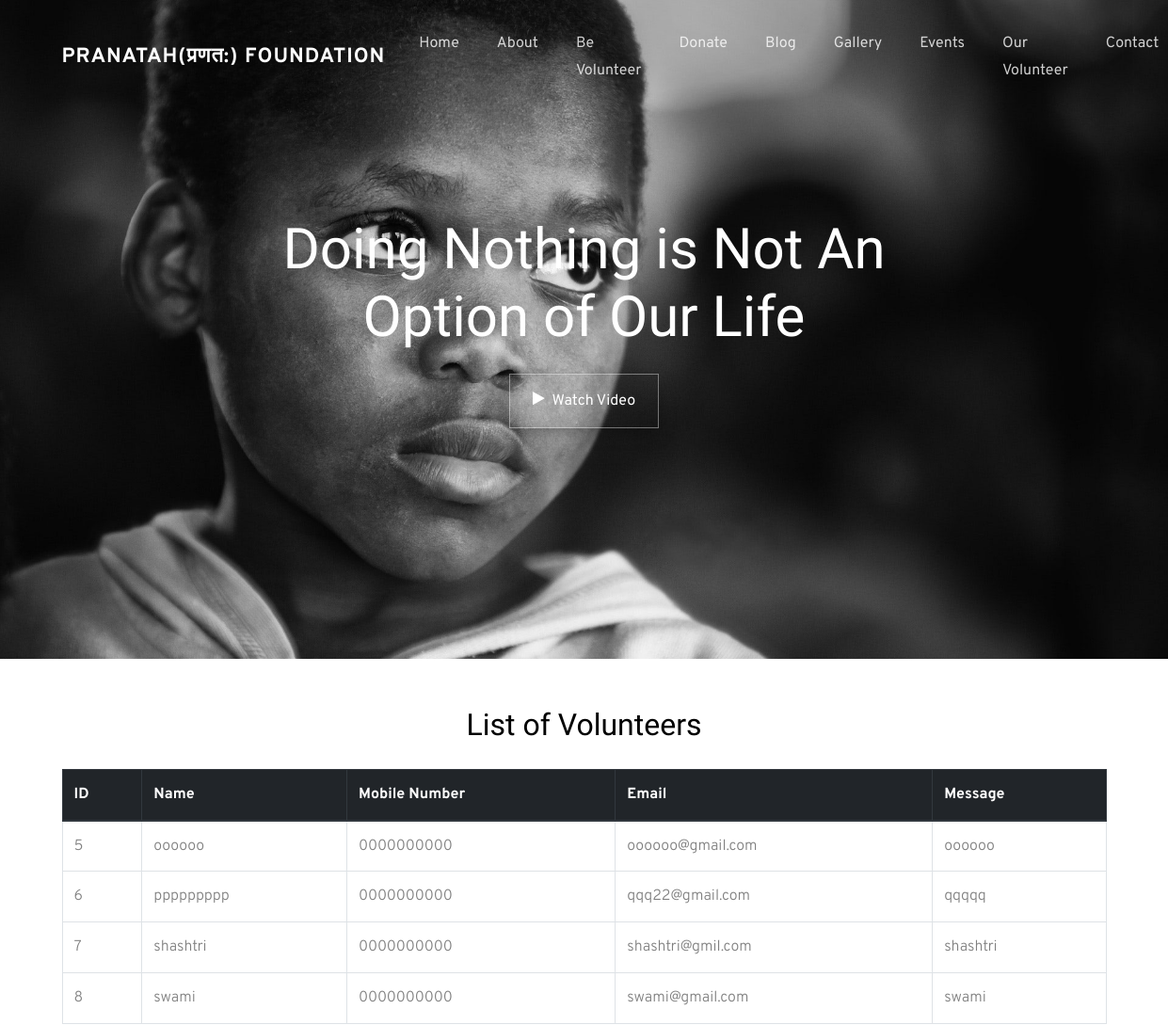
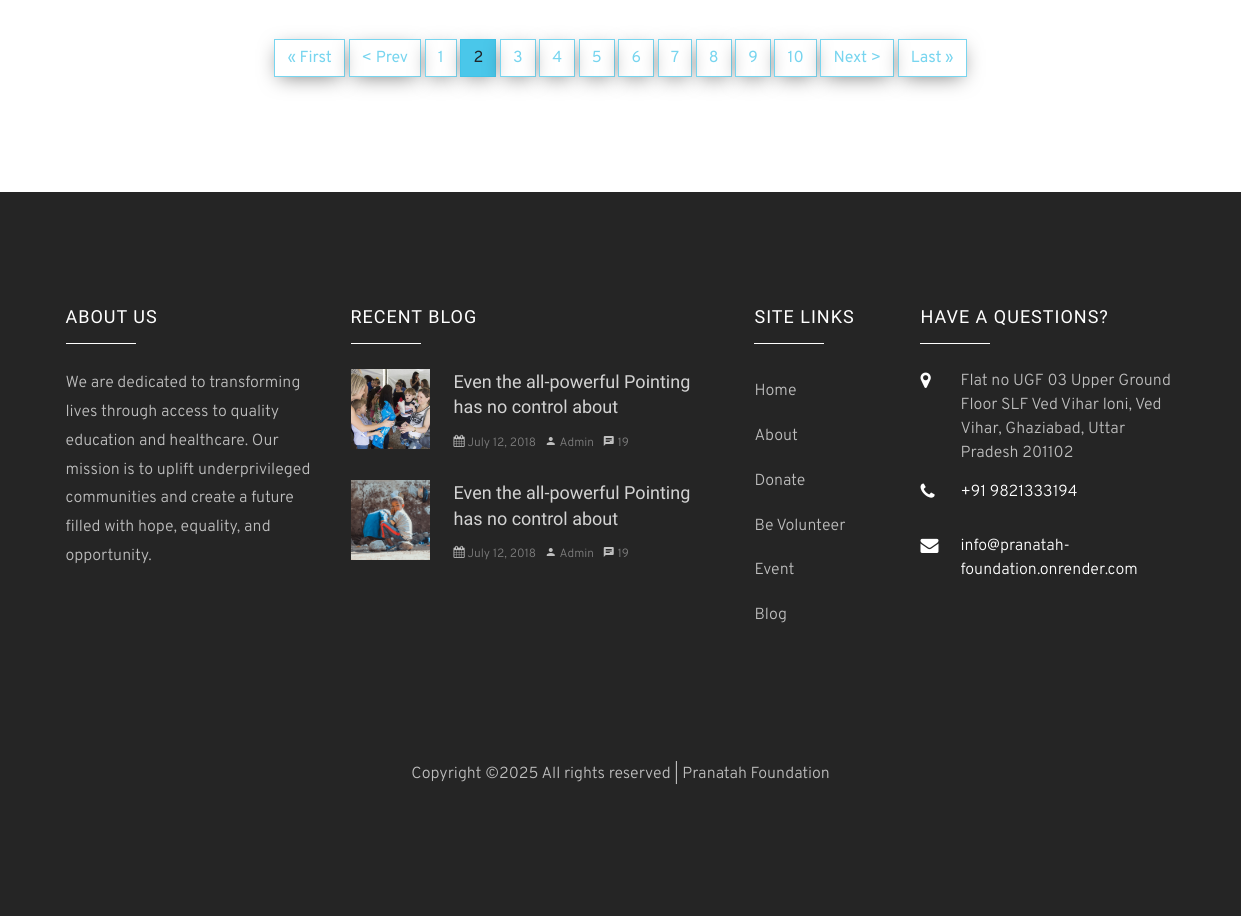
The app's page /volunteers/?page=2 with its own data (2 pictures, top to bottom).
### main/models.py (models this page shows, shortened)
class Volunteer(models.Model):
    name = models.CharField(max_length=255)
    mobile_number = models.CharField(max_length=10)  # Mobile number (mandatory)
    email = models.EmailField(blank=True, null=True)  # Make email optional
    message = models.TextField()

### main/views.py (the view)
# urls.py: path("volunteers/", volunteer_list, name="volunteer_list"),
def volunteer_list(request):
    volunteers = Volunteer.objects.all()  # Get all volunteers
    paginator = Paginator(volunteers, 4)  # Show 5 volunteers per page
    page_number = request.GET.get('page')  # Get page number from URL
    page_obj = paginator.get_page(page_number)  # Get the page object
    return render(request, 'volunteer_list.html', {'page_obj': page_obj})

### main/templates/volunteer_list.html (shortened to what this page needs)
{% extends 'base.html' %}
{% load static %}
    {% block content %}
    <div class="hero-wrap" style="background-image: url({% static 'images/bg_7.jpg' %});" data-stellar-background-ratio="0.5">
      <div class="container">
        <div class="row no-gutters slider-text align-items-center justify-content-center" data-scrollax-parent="true">
          <div class="col-md-7 ftco-animate text-center" data-scrollax=" properties: { translateY: '70%' }">
            <h1 class="mb-4" data-scrollax="properties: { translateY: '30%', opacity: 1.6 }">Doing Nothing is Not An Option of Our Life</h1>
            <p data-scrollax="properties: { translateY: '30%', opacity: 1.6 }">
              <a href="https://vimeo.com/45830194" class="btn btn-white btn-outline-white px-4 py-3 popup-vimeo">
                <span class="icon-play mr-2"></span>Watch Video
              </a>
            </p>
          </div>
        </div>
      </div>
    </div>
    <div class="container mt-5">
      <h2 class="text-center mb-4">List of Volunteers</h2>
      <div class="table-responsive">
        <table class="table table-hover table-bordered">
          <thead class="thead-dark">
            <tr>
              <th>ID</th>
              <th>Name</th>
              <th>Mobile Number</th>
              <th>Email</th>
              <th>Message</th>
            </tr>
          </thead>
          <tbody>
            {% for volunteer in page_obj %}
            <tr>
              <td>{{ volunteer.id }}</td>
              <td>{{ volunteer.name }}</td>
              <td>{{ volunteer.mobile_number }}</td>
              <td>{{ volunteer.email }}</td>
              <td>{{ volunteer.message }}</td>
            </tr>
            {% empty %}
            <tr>
              <td colspan="4" class="text-center">No volunteers have signed up yet.</td>
            </tr>
            {% endfor %}
          </tbody>
        </table>
      </div>
      <div class="pagination-container text-center mt-4">
        {% if page_obj.has_previous %}
          <a href="?page=1" class="btn btn-outline-primary">&laquo; First</a>
          <a href="?page={{ page_obj.previous_page_number }}" class="btn btn-outline-primary">&#60; Prev</a>
        {% endif %}
        {% for num in page_obj.paginator.page_range %}
          {% if page_obj.number == num %}
            <span class="btn btn-primary active">{{ num }}</span>
          {% else %}
            <a href="?page={{ num }}" class="btn btn-outline-primary">{{ num }}</a>
          {% endif %}
        {% endfor %}
        {% if page_obj.has_next %}
          <a href="?page={{ page_obj.next_page_number }}" class="btn btn-outline-primary">Next &#62;</a>
          <a href="?page={{ page_obj.paginator.num_pages }}" class="btn btn-outline-primary">Last &raquo;</a>
        {% endif %}
      </div>
    </div>
    <br><br><br><br>
    {% endblock %}

### main/static/css/icomoon.css (style rules this page uses)
[class^="icon-"], [class*=" icon-"] { font-family: 'icomoon' !important; speak: none; font-style: normal; font-weight: normal; font-variant: normal; text-transform: none; line-height: 1; -webkit-font-smoothing: antialiased; -moz-osx-font-smoothing: grayscale; }
.icon-play:before { content: "\f04b"; }

### records on screen
Volunteer: id "5", name "oooooo", mobile_number "0000000000", email "oooooo@gmail.com", message "oooooo"
Volunteer: id "6", name "ppppppppp", mobile_number "0000000000", email "qqq22@gmail.com", message "qqqqq"
Volunteer: id "7", name "shashtri", mobile_number "0000000000", email "shashtri@gmil.com", message "shashtri"
Volunteer: id "8", name "swami", mobile_number "0000000000", email "swami@gmail.com", message "swami"

### other values on screen
{{ num }} "1" "3" "4" "5" "6" "7" "8" "9" "10"
{{ num }} "2"
